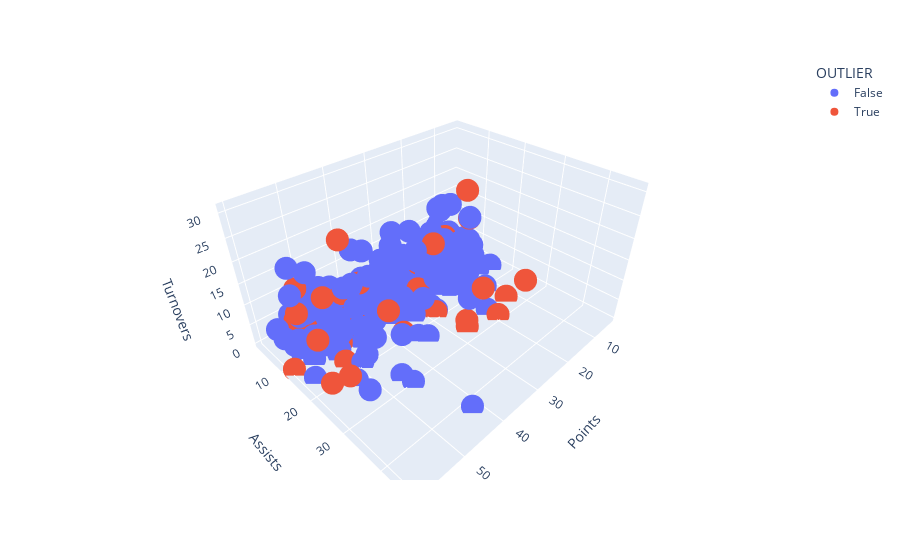

Notebook code cell kept with this figure:
### Code cell
fig = px.scatter_3d(off_df, x='PLAYER_PTS', y='MATCHUP_AST', z='MATCHUP_TOV', color='OUTLIER', 
                    labels={
                     'PLAYER_PTS': 'Points',
                     'MATCHUP_AST': 'Assists',
                     'MATCHUP_TOV': 'Turnovers'
                    })
fig.show()

### Figure 1 — Plotly figure (JSON) as saved in the notebook; plotly's stock layout.template omitted (floating-point values rounded to 4 significant figures; data arrays with more than 128 entries replaced by an {"elided": "..."} marker saying what was removed)
{"data": [{"hovertemplate": "OUTLIER=False<br>Points=%{x}<br>Assists=%{y}<br>Turnovers=%{z}<extra></extra>", "legendgroup": "False", "marker": {"color": "#636efa", "symbol": "circle"}, "mode": "markers", "name": "False", "scene": "scene", "showlegend": true, "type": "scatter3d", "x": {"elided": "298 float values"}, "y": {"elided": "298 float values"}, "z": {"elided": "298 float values"}}, {"hovertemplate": "OUTLIER=True<br>Points=%{x}<br>Assists=%{y}<br>Turnovers=%{z}<extra></extra>", "legendgroup": "True", "marker": {"color": "#EF553B", "symbol": "circle"}, "mode": "markers", "name": "True", "scene": "scene", "showlegend": true, "type": "scatter3d", "x": [41.67, 48.78, 58.14, 48.19, 12.12, 54.55, 53.64, 29.85, 51.16, 43.01, 23.57, 49.38, 22.73, 22.99, 42.11, 52.63, 53.69, 21.31, 26.09, 51.43, 17.39, 18.87, 15.04, 37.74, 59.52, 10.2, 40.78, 57.97, 46.15, 13.16, 44.12, 27.03, 29.85, 43.48, 51.28, 20.62, 16, 4.768, 36.7, 28.3, 57.69, 19.42, 58.09, 12.14, 45.98, 11.56, 18.75, 25.64, 30.9, 54.55], "y": [10.42, 12.2, 23.26, 12.05, 30.3, 9.091, 3.831, 14.93, 4.95, 10.75, 8.16, 3.527, 22.73, 11.49, 6.316, 10.53, 6.711, 3.41, 8.696, 5.714, 8.696, 9.434, 7.519, 18.87, 11.9, 5.102, 6.525, 14.49, 46.15, 26.32, 7.353, 27.03, 14.93, 21.74, 17.09, 10.31, 16, 5.959, 9.174, 18.87, 28.85, 29.13, 20.75, 5.602, 11.49, 5.78, 9.375, 25.64, 4.754, 18.18], "z": [10.42, 0, 3.876, 0, 6.061, 0, 3.831, 4.975, 3.3, 0, 5.44, 1.764, 22.73, 0, 3.158, 0, 13.42, 3.41, 0, 0, 0, 0, 0, 0, 0, 5.102, 0, 14.49, 30.77, 0, 7.353, 0, 0, 10.87, 0, 10.31, 24, 0, 0, 0, 9.615, 0, 12.45, 6.536, 22.99, 0, 3.125, 0, 1.585, 18.18]}], "layout": {"legend": {"title": {"text": "OUTLIER"}, "tracegroupgap": 0}, "margin": {"t": 60}, "scene": {"domain": {"x": [0, 1], "y": [0, 1]}, "xaxis": {"title": {"text": "Points"}}, "yaxis": {"title": {"text": "Assists"}}, "zaxis": {"title": {"text": "Turnovers"}}}}}
